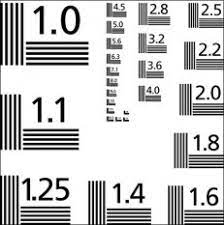
#> input picture Synthetic2.jpg, 224 x 225 px
$ python Part_3_BiBubic.py
#> lines starting #> are read from the running program, lines starting #| are printed output that depends on the picture
import numpy as np
import cv2
import math


# Read image
img = cv2.imread("Synthetic2.jpg")
#> img is the input picture: shape (225, 224, 3); min 0, max 255, mean 200.8


# image normalization

def normalize(img):
    img = (img - np.min(img))/ (np.max(img) - np.min(img)) * 255.0
    return img


src_h = img.shape[0]
#> src_h = 225
src_w = img.shape[1]
#> src_w = 224
# Set picture zoom factor
dst_h = int(2 * src_h)
#> dst_h = 450
dst_w = int(2 * src_w)
#> dst_w = 448

# Generate different weights of 16 pixels
def BiBubic(x):
    x=abs(x)
    if x<=1:
        return 1-2*(x**2)+(x**3)
    elif x<2:
        return 4-8*x+5*(x**2)-(x**3)
    else:
        return 0

# dst_h is the height of the target image, and dst_w is the width of the target image
def BiCubic_interpolation(img,dst_h,dst_w):
#> called with dst_h = 450, dst_w = 448
    scrH,scrW,_=img.shape
#> scrH = 225; scrW = 224
    retimg=np.zeros((dst_h,dst_w,3),dtype=np.uint8)
    for i in range(dst_h):
        for j in range(dst_w):
            scrx=i*(src_h/dst_h)
            scry=j*(src_w/dst_w)
            x=math.floor(scrx)
            y=math.floor(scry)
            u=scrx-x
            v=scry-y
            tmp=0
            for ii in range(-1,2):
                for jj in range(-1,2):
                    if x+ii<0 or y+jj<0 or x+ii>=src_h or y+jj>=src_w:
                        continue
                    tmp+=img[x+ii,y+jj]*BiBubic(ii-u)*BiBubic(jj-v)
            retimg[i,j]=np.clip(tmp,0,255)
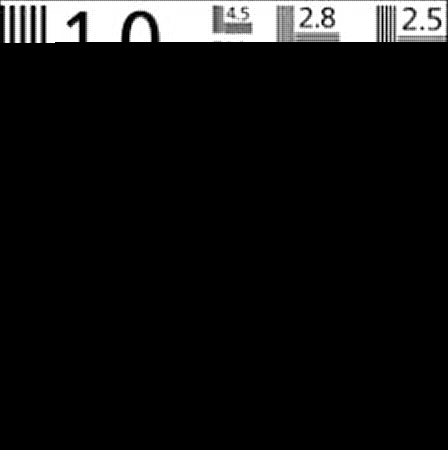
#> retimg: shape (450, 448, 3); min 0, max 255, mean 18.9
    return retimg

#> (the run stopped early here; a loop or call above may not have finished)
